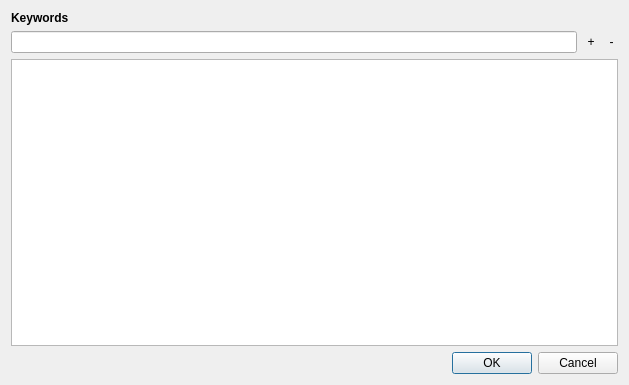
<?xml version="1.0" encoding="UTF-8"?>
<ui version="4.0">
 <class>KeywordsDialog</class>
 <widget class="QDialog" name="KeywordsDialog">
  <property name="geometry">
   <rect>
    <x>0</x>
    <y>0</y>
    <width>629</width>
    <height>385</height>
   </rect>
  </property>
  <property name="windowTitle">
   <string>Metadata Keywords</string>
  </property>
  <layout class="QVBoxLayout" name="verticalLayout">
   <item>
    <layout class="QVBoxLayout" name="subjectLayout">
     <item>
      <layout class="QVBoxLayout" name="_2">
       <item>
        <widget class="QLabel" name="label_8">
         <property name="font">
          <font>
           <weight>75</weight>
           <bold>true</bold>
          </font>
         </property>
         <property name="text">
          <string>Keywords</string>
         </property>
        </widget>
       </item>
       <item>
        <layout class="QHBoxLayout" name="_3">
         <item>
          <widget class="SpotlightWidget" name="keyword"/>
         </item>
         <item>
          <widget class="QToolButton" name="addButton">
           <property name="styleSheet">
            <string notr="true">QToolButton {border: none;}</string>
           </property>
           <property name="text">
            <string>+</string>
           </property>
           <property name="icon">
            <iconset resource="../../FileManager/FileManager.qrc">
             <normaloff>:/images/add.png</normaloff>:/images/add.png</iconset>
           </property>
          </widget>
         </item>
         <item>
          <widget class="QToolButton" name="removeButton">
           <property name="styleSheet">
            <string notr="true">QToolButton {border: none;}</string>
           </property>
           <property name="text">
            <string>-</string>
           </property>
           <property name="icon">
            <iconset resource="../QExiv2.qrc">
             <normaloff>:/images/delete.png</normaloff>:/images/delete.png</iconset>
           </property>
          </widget>
         </item>
        </layout>
       </item>
      </layout>
     </item>
     <item>
      <widget class="QListView" name="keywordListView"/>
     </item>
    </layout>
   </item>
   <item>
    <widget class="QDialogButtonBox" name="buttonBox">
     <property name="orientation">
      <enum>Qt::Horizontal</enum>
     </property>
     <property name="standardButtons">
      <set>QDialogButtonBox::Cancel|QDialogButtonBox::Ok</set>
     </property>
    </widget>
   </item>
  </layout>
 </widget>
 <customwidgets>
  <customwidget>
   <class>SpotlightWidget</class>
   <extends>QLineEdit</extends>
   <header>SpotlightWidget.h</header>
  </customwidget>
 </customwidgets>
 <resources>
  <include location="../../FileManager/FileManager.qrc"/>
  <include location="../QExiv2.qrc"/>
 </resources>
 <connections>
  <connection>
   <sender>buttonBox</sender>
   <signal>accepted()</signal>
   <receiver>KeywordsDialog</receiver>
   <slot>accept()</slot>
   <hints>
    <hint type="sourcelabel">
     <x>248</x>
     <y>254</y>
    </hint>
    <hint type="destinationlabel">
     <x>157</x>
     <y>274</y>
    </hint>
   </hints>
  </connection>
  <connection>
   <sender>buttonBox</sender>
   <signal>rejected()</signal>
   <receiver>KeywordsDialog</receiver>
   <slot>reject()</slot>
   <hints>
    <hint type="sourcelabel">
     <x>316</x>
     <y>260</y>
    </hint>
    <hint type="destinationlabel">
     <x>286</x>
     <y>274</y>
    </hint>
   </hints>
  </connection>
 </connections>
</ui>
